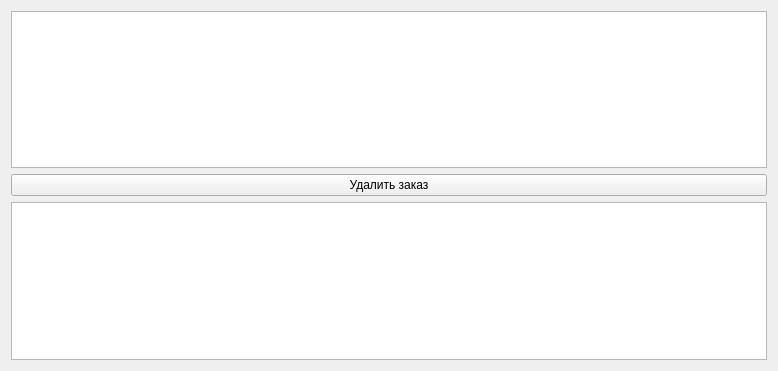
<?xml version="1.0" encoding="UTF-8"?>
<ui version="4.0">
 <class>WidgetShowOrder</class>
 <widget class="QWidget" name="WidgetShowOrder">
  <property name="geometry">
   <rect>
    <x>0</x>
    <y>0</y>
    <width>778</width>
    <height>371</height>
   </rect>
  </property>
  <property name="windowTitle">
   <string>Form</string>
  </property>
  <layout class="QVBoxLayout" name="verticalLayout">
   <item>
    <widget class="QTableWidget" name="tableWidget">
     <property name="editTriggers">
      <set>QAbstractItemView::NoEditTriggers</set>
     </property>
     <property name="selectionBehavior">
      <enum>QAbstractItemView::SelectRows</enum>
     </property>
     <attribute name="horizontalHeaderVisible">
      <bool>false</bool>
     </attribute>
     <attribute name="horizontalHeaderCascadingSectionResizes">
      <bool>false</bool>
     </attribute>
     <attribute name="horizontalHeaderHighlightSections">
      <bool>true</bool>
     </attribute>
     <attribute name="horizontalHeaderShowSortIndicator" stdset="0">
      <bool>true</bool>
     </attribute>
     <attribute name="horizontalHeaderStretchLastSection">
      <bool>true</bool>
     </attribute>
     <attribute name="verticalHeaderCascadingSectionResizes">
      <bool>false</bool>
     </attribute>
     <attribute name="verticalHeaderShowSortIndicator" stdset="0">
      <bool>false</bool>
     </attribute>
     <attribute name="verticalHeaderStretchLastSection">
      <bool>false</bool>
     </attribute>
     <column>
      <property name="text">
       <string>Номер заказа</string>
      </property>
     </column>
     <column>
      <property name="text">
       <string>Дата заказа</string>
      </property>
     </column>
     <column>
      <property name="text">
       <string>Количесвто товара</string>
      </property>
     </column>
     <column>
      <property name="text">
       <string>Финальная цена</string>
      </property>
     </column>
    </widget>
   </item>
   <item>
    <layout class="QHBoxLayout" name="horizontalLayout">
     <item>
      <widget class="QPushButton" name="pushButton">
       <property name="text">
        <string>Удалить заказ</string>
       </property>
      </widget>
     </item>
    </layout>
   </item>
   <item>
    <widget class="QTextBrowser" name="textBrowser"/>
   </item>
  </layout>
 </widget>
 <resources/>
 <connections/>
</ui>
